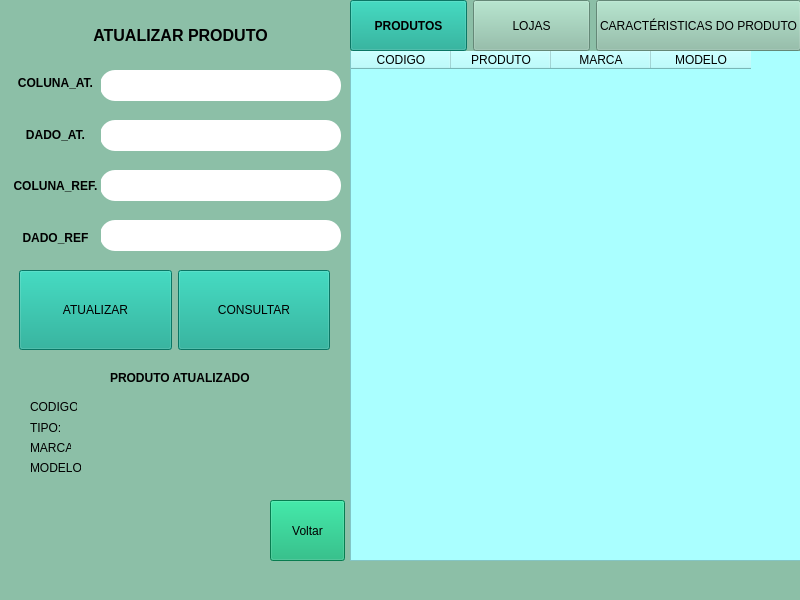
<?xml version="1.0" encoding="UTF-8"?>
<ui version="4.0">
 <class>MainWindow</class>
 <widget class="QMainWindow" name="MainWindow">
  <property name="geometry">
   <rect>
    <x>0</x>
    <y>0</y>
    <width>800</width>
    <height>600</height>
   </rect>
  </property>
  <property name="windowTitle">
   <string>MainWindow</string>
  </property>
  <property name="styleSheet">
   <string notr="true">background-color:rgb(140, 191, 167)</string>
  </property>
  <widget class="QWidget" name="centralwidget">
   <widget class="QTableWidget" name="tableWidget">
    <property name="geometry">
     <rect>
      <x>350</x>
      <y>50</y>
      <width>451</width>
      <height>511</height>
     </rect>
    </property>
    <property name="styleSheet">
     <string notr="true">background-color: rgb(170, 255, 255);</string>
    </property>
    <column>
     <property name="text">
      <string>CODIGO</string>
     </property>
    </column>
    <column>
     <property name="text">
      <string>PRODUTO</string>
     </property>
    </column>
    <column>
     <property name="text">
      <string>MARCA</string>
     </property>
    </column>
    <column>
     <property name="text">
      <string>MODELO</string>
     </property>
    </column>
   </widget>
   <widget class="QLabel" name="label">
    <property name="geometry">
     <rect>
      <x>60</x>
      <y>10</y>
      <width>241</width>
      <height>51</height>
     </rect>
    </property>
    <property name="text">
     <string>&lt;html&gt;&lt;head/&gt;&lt;body&gt;&lt;p&gt;&lt;span style=&quot; font-size:12pt; font-weight:600;&quot;&gt;ATUALIZAR PRODUTO&lt;/span&gt;&lt;/p&gt;&lt;/body&gt;&lt;/html&gt;</string>
    </property>
    <property name="alignment">
     <set>Qt::AlignCenter</set>
    </property>
   </widget>
   <widget class="QLineEdit" name="lineEdit">
    <property name="geometry">
     <rect>
      <x>100</x>
      <y>70</y>
      <width>241</width>
      <height>31</height>
     </rect>
    </property>
    <property name="font">
     <font>
      <pointsize>12</pointsize>
     </font>
    </property>
    <property name="styleSheet">
     <string notr="true">background-color: rgb(255, 170, 0);
border-color: qlineargradient(spread:pad, x1:0, y1:0, x2:1, y2:0, stop:0 rgba(0, 0, 0, 255), stop:1 rgba(255, 255, 255, 255));
border-color: rgb(0, 0, 0);
border-radius:15px;
background-color: rgb(255, 255, 255);
border-color: qlineargradient(spread:pad, x1:0, y1:0, x2:1, y2:0, stop:0 rgba(0, 0, 0, 255), stop:1 rgba(255, 255, 255, 255));
border-width: 2px; 
border - style:outset;
border - color:black;</string>
    </property>
   </widget>
   <widget class="QLineEdit" name="lineEdit_2">
    <property name="geometry">
     <rect>
      <x>100</x>
      <y>120</y>
      <width>241</width>
      <height>31</height>
     </rect>
    </property>
    <property name="font">
     <font>
      <pointsize>12</pointsize>
     </font>
    </property>
    <property name="styleSheet">
     <string notr="true">background-color: rgb(255, 170, 0);
border-color: qlineargradient(spread:pad, x1:0, y1:0, x2:1, y2:0, stop:0 rgba(0, 0, 0, 255), stop:1 rgba(255, 255, 255, 255));
border-color: rgb(0, 0, 0);
border-radius:15px;
background-color: rgb(255, 255, 255);
border-color: qlineargradient(spread:pad, x1:0, y1:0, x2:1, y2:0, stop:0 rgba(0, 0, 0, 255), stop:1 rgba(255, 255, 255, 255));
border-width: 2px; 
border - style:outset;
border - color:black;</string>
    </property>
   </widget>
   <widget class="QLineEdit" name="lineEdit_3">
    <property name="geometry">
     <rect>
      <x>100</x>
      <y>170</y>
      <width>241</width>
      <height>31</height>
     </rect>
    </property>
    <property name="font">
     <font>
      <pointsize>12</pointsize>
     </font>
    </property>
    <property name="styleSheet">
     <string notr="true">background-color: rgb(255, 170, 0);
border-color: qlineargradient(spread:pad, x1:0, y1:0, x2:1, y2:0, stop:0 rgba(0, 0, 0, 255), stop:1 rgba(255, 255, 255, 255));
border-color: rgb(0, 0, 0);
border-radius:15px;
background-color: rgb(255, 255, 255);
border-color: qlineargradient(spread:pad, x1:0, y1:0, x2:1, y2:0, stop:0 rgba(0, 0, 0, 255), stop:1 rgba(255, 255, 255, 255));
border-width: 2px; 
border - style:outset;
border - color:black;</string>
    </property>
   </widget>
   <widget class="QLineEdit" name="lineEdit_4">
    <property name="geometry">
     <rect>
      <x>100</x>
      <y>220</y>
      <width>241</width>
      <height>31</height>
     </rect>
    </property>
    <property name="font">
     <font>
      <pointsize>12</pointsize>
     </font>
    </property>
    <property name="styleSheet">
     <string notr="true">background-color: rgb(255, 170, 0);
border-color: qlineargradient(spread:pad, x1:0, y1:0, x2:1, y2:0, stop:0 rgba(0, 0, 0, 255), stop:1 rgba(255, 255, 255, 255));
border-color: rgb(0, 0, 0);
border-radius:15px;
background-color: rgb(255, 255, 255);
border-color: qlineargradient(spread:pad, x1:0, y1:0, x2:1, y2:0, stop:0 rgba(0, 0, 0, 255), stop:1 rgba(255, 255, 255, 255));
border-width: 2px; 
border - style:outset;
border - color:black;</string>
    </property>
    <property name="text">
     <string/>
    </property>
   </widget>
   <widget class="QWidget" name="horizontalLayoutWidget">
    <property name="geometry">
     <rect>
      <x>350</x>
      <y>0</y>
      <width>451</width>
      <height>51</height>
     </rect>
    </property>
    <layout class="QHBoxLayout" name="horizontalLayout">
     <item>
      <widget class="QPushButton" name="pushButton_5">
       <property name="sizePolicy">
        <sizepolicy hsizetype="Preferred" vsizetype="Preferred">
         <horstretch>0</horstretch>
         <verstretch>0</verstretch>
        </sizepolicy>
       </property>
       <property name="font">
        <font>
         <weight>75</weight>
         <bold>true</bold>
        </font>
       </property>
       <property name="styleSheet">
        <string notr="true">
background-color: rgb(15, 166, 141);</string>
       </property>
       <property name="text">
        <string>PRODUTOS</string>
       </property>
      </widget>
     </item>
     <item>
      <widget class="QPushButton" name="pushButton_4">
       <property name="sizePolicy">
        <sizepolicy hsizetype="Preferred" vsizetype="Preferred">
         <horstretch>0</horstretch>
         <verstretch>0</verstretch>
        </sizepolicy>
       </property>
       <property name="text">
        <string>LOJAS</string>
       </property>
      </widget>
     </item>
     <item>
      <widget class="QPushButton" name="pushButton_3">
       <property name="sizePolicy">
        <sizepolicy hsizetype="Preferred" vsizetype="Preferred">
         <horstretch>0</horstretch>
         <verstretch>0</verstretch>
        </sizepolicy>
       </property>
       <property name="text">
        <string>CARACTÉRISTICAS DO PRODUTO</string>
       </property>
      </widget>
     </item>
    </layout>
   </widget>
   <widget class="QLabel" name="label_15">
    <property name="geometry">
     <rect>
      <x>90</x>
      <y>460</y>
      <width>131</width>
      <height>20</height>
     </rect>
    </property>
    <property name="text">
     <string/>
    </property>
   </widget>
   <widget class="QLabel" name="label_13">
    <property name="geometry">
     <rect>
      <x>80</x>
      <y>440</y>
      <width>101</width>
      <height>16</height>
     </rect>
    </property>
    <property name="text">
     <string/>
    </property>
   </widget>
   <widget class="QLabel" name="label_8">
    <property name="geometry">
     <rect>
      <x>30</x>
      <y>400</y>
      <width>47</width>
      <height>13</height>
     </rect>
    </property>
    <property name="text">
     <string>CODIGO:</string>
    </property>
   </widget>
   <widget class="QLabel" name="label_10">
    <property name="geometry">
     <rect>
      <x>30</x>
      <y>420</y>
      <width>31</width>
      <height>16</height>
     </rect>
    </property>
    <property name="text">
     <string>TIPO:</string>
    </property>
   </widget>
   <widget class="QLabel" name="label_9">
    <property name="geometry">
     <rect>
      <x>80</x>
      <y>400</y>
      <width>131</width>
      <height>16</height>
     </rect>
    </property>
    <property name="text">
     <string/>
    </property>
   </widget>
   <widget class="QLabel" name="label_7">
    <property name="geometry">
     <rect>
      <x>110</x>
      <y>370</y>
      <width>151</width>
      <height>16</height>
     </rect>
    </property>
    <property name="text">
     <string>&lt;html&gt;&lt;head/&gt;&lt;body&gt;&lt;p&gt;&lt;span style=&quot; font-weight:600;&quot;&gt;PRODUTO  ATUALIZADO&lt;/span&gt;&lt;/p&gt;&lt;/body&gt;&lt;/html&gt;</string>
    </property>
   </widget>
   <widget class="QLabel" name="label_12">
    <property name="geometry">
     <rect>
      <x>30</x>
      <y>440</y>
      <width>41</width>
      <height>16</height>
     </rect>
    </property>
    <property name="text">
     <string>MARCA:</string>
    </property>
   </widget>
   <widget class="QLabel" name="label_11">
    <property name="geometry">
     <rect>
      <x>70</x>
      <y>420</y>
      <width>121</width>
      <height>20</height>
     </rect>
    </property>
    <property name="text">
     <string/>
    </property>
   </widget>
   <widget class="QLabel" name="label_14">
    <property name="geometry">
     <rect>
      <x>30</x>
      <y>460</y>
      <width>51</width>
      <height>16</height>
     </rect>
    </property>
    <property name="text">
     <string>MODELO:</string>
    </property>
   </widget>
   <widget class="QWidget" name="horizontalLayoutWidget_2">
    <property name="geometry">
     <rect>
      <x>19</x>
      <y>270</y>
      <width>311</width>
      <height>80</height>
     </rect>
    </property>
    <layout class="QHBoxLayout" name="horizontalLayout_2">
     <item>
      <widget class="QPushButton" name="pushButton">
       <property name="sizePolicy">
        <sizepolicy hsizetype="Preferred" vsizetype="Preferred">
         <horstretch>0</horstretch>
         <verstretch>0</verstretch>
        </sizepolicy>
       </property>
       <property name="styleSheet">
        <string notr="true">
background-color: rgb(15, 166, 141);</string>
       </property>
       <property name="text">
        <string>ATUALIZAR</string>
       </property>
      </widget>
     </item>
     <item>
      <widget class="QPushButton" name="pushButton_2">
       <property name="sizePolicy">
        <sizepolicy hsizetype="Preferred" vsizetype="Preferred">
         <horstretch>0</horstretch>
         <verstretch>0</verstretch>
        </sizepolicy>
       </property>
       <property name="styleSheet">
        <string notr="true">
background-color: rgb(15, 166, 141);</string>
       </property>
       <property name="text">
        <string>CONSULTAR</string>
       </property>
      </widget>
     </item>
    </layout>
   </widget>
   <widget class="QWidget" name="verticalLayoutWidget">
    <property name="geometry">
     <rect>
      <x>10</x>
      <y>60</y>
      <width>91</width>
      <height>201</height>
     </rect>
    </property>
    <layout class="QVBoxLayout" name="verticalLayout_3">
     <item>
      <widget class="QLabel" name="label_2">
       <property name="text">
        <string>&lt;html&gt;&lt;head/&gt;&lt;body&gt;&lt;p&gt;&lt;span style=&quot; font-weight:600;&quot;&gt;COLUNA_AT.&lt;/span&gt;&lt;/p&gt;&lt;/body&gt;&lt;/html&gt;</string>
       </property>
       <property name="alignment">
        <set>Qt::AlignCenter</set>
       </property>
      </widget>
     </item>
     <item>
      <widget class="QLabel" name="label_3">
       <property name="text">
        <string>&lt;html&gt;&lt;head/&gt;&lt;body&gt;&lt;p&gt;&lt;span style=&quot; font-weight:600;&quot;&gt;DADO_AT.&lt;/span&gt;&lt;/p&gt;&lt;/body&gt;&lt;/html&gt;</string>
       </property>
       <property name="alignment">
        <set>Qt::AlignCenter</set>
       </property>
      </widget>
     </item>
     <item>
      <widget class="QLabel" name="label_4">
       <property name="text">
        <string>&lt;html&gt;&lt;head/&gt;&lt;body&gt;&lt;p&gt;&lt;span style=&quot; font-weight:600;&quot;&gt;COLUNA_REF.&lt;/span&gt;&lt;/p&gt;&lt;/body&gt;&lt;/html&gt;</string>
       </property>
       <property name="alignment">
        <set>Qt::AlignCenter</set>
       </property>
      </widget>
     </item>
     <item>
      <widget class="QLabel" name="label_5">
       <property name="text">
        <string>&lt;html&gt;&lt;head/&gt;&lt;body&gt;&lt;p&gt;&lt;span style=&quot; font-weight:600;&quot;&gt;DADO_REF&lt;/span&gt;&lt;/p&gt;&lt;/body&gt;&lt;/html&gt;</string>
       </property>
       <property name="alignment">
        <set>Qt::AlignCenter</set>
       </property>
      </widget>
     </item>
    </layout>
   </widget>
   <widget class="QPushButton" name="pushButton_6">
    <property name="geometry">
     <rect>
      <x>270</x>
      <y>500</y>
      <width>75</width>
      <height>61</height>
     </rect>
    </property>
    <property name="styleSheet">
     <string notr="true">background-color: rgb(10, 175, 112);
</string>
    </property>
    <property name="text">
     <string>Voltar</string>
    </property>
   </widget>
   <widget class="QLabel" name="label_6">
    <property name="geometry">
     <rect>
      <x>30</x>
      <y>490</y>
      <width>131</width>
      <height>41</height>
     </rect>
    </property>
    <property name="text">
     <string/>
    </property>
   </widget>
  </widget>
  <widget class="QMenuBar" name="menubar">
   <property name="geometry">
    <rect>
     <x>0</x>
     <y>0</y>
     <width>800</width>
     <height>21</height>
    </rect>
   </property>
  </widget>
  <widget class="QStatusBar" name="statusbar"/>
 </widget>
 <resources/>
 <connections/>
</ui>
